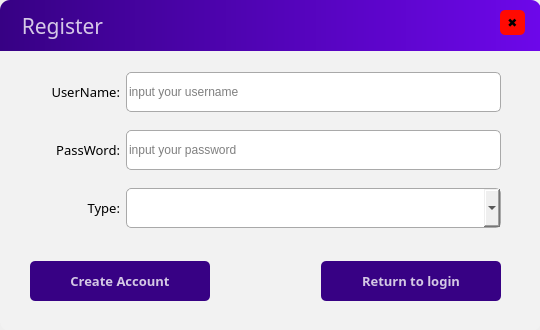
<?xml version="1.0" encoding="UTF-8"?>
<ui version="4.0">
 <class>Form</class>
 <widget class="QWidget" name="Form">
  <property name="geometry">
   <rect>
    <x>0</x>
    <y>0</y>
    <width>540</width>
    <height>330</height>
   </rect>
  </property>
  <property name="windowTitle">
   <string>Form</string>
  </property>
  <widget class="QFrame" name="frame">
   <property name="geometry">
    <rect>
     <x>0</x>
     <y>0</y>
     <width>541</width>
     <height>331</height>
    </rect>
   </property>
   <property name="styleSheet">
    <string notr="true">QFrame#frame{
	background-color: rgba(242,242,242,1.000);
	border-radius:10px;
}</string>
   </property>
   <property name="frameShape">
    <enum>QFrame::StyledPanel</enum>
   </property>
   <property name="frameShadow">
    <enum>QFrame::Raised</enum>
   </property>
   <widget class="QLabel" name="label">
    <property name="geometry">
     <rect>
      <x>0</x>
      <y>0</y>
      <width>541</width>
      <height>51</height>
     </rect>
    </property>
    <property name="font">
     <font>
      <family>Arial Black</family>
      <pointsize>16</pointsize>
      <weight>10</weight>
      <italic>false</italic>
      <bold>false</bold>
     </font>
    </property>
    <property name="styleSheet">
     <string notr="true">QLabel#label{
	font: 87 16pt &quot;Arial Black&quot;;
	background-color:qlineargradient(spread:pad, x1:0, y1:0, x2:1, y2:0, stop:0 rgb(55, 1, 132), stop:1 rgb(109, 7, 234));
	border-top-right-radius:10px;
	border-top-left-radius:10px;
	color:rgba(255,255,255,200);
}


</string>
    </property>
    <property name="text">
     <string>    Register</string>
    </property>
   </widget>
   <widget class="QPushButton" name="close_button">
    <property name="geometry">
     <rect>
      <x>500</x>
      <y>10</y>
      <width>25</width>
      <height>25</height>
     </rect>
    </property>
    <property name="minimumSize">
     <size>
      <width>25</width>
      <height>25</height>
     </size>
    </property>
    <property name="maximumSize">
     <size>
      <width>25</width>
      <height>25</height>
     </size>
    </property>
    <property name="styleSheet">
     <string notr="true">QPushButton#close_button{
	background-color:rgb(255, 10, 2);
	color::rgba(255,255,255,200);
	border-radius:5px;
}
QPushButton#close_button:hover{
	background-color:rgba(2,62,118,150);
	color:rgba(255,255,255,200);
	border-radius:5px;
}
QPushButton#close_button:pressed{
	padding-left:5px;
	padding-top:5px;
	background-color:rgba(2,62,118,100);
}
</string>
    </property>
    <property name="text">
     <string>✖</string>
    </property>
   </widget>
   <widget class="QWidget" name="layoutWidget">
    <property name="geometry">
     <rect>
      <x>20</x>
      <y>60</y>
      <width>481</width>
      <height>181</height>
     </rect>
    </property>
    <layout class="QHBoxLayout" name="horizontalLayout_3">
     <item>
      <layout class="QVBoxLayout" name="verticalLayout">
       <item>
        <widget class="QLabel" name="label_2">
         <property name="minimumSize">
          <size>
           <width>100</width>
           <height>40</height>
          </size>
         </property>
         <property name="maximumSize">
          <size>
           <width>100</width>
           <height>40</height>
          </size>
         </property>
         <property name="font">
          <font>
           <family>Bahnschrift SemiBold</family>
           <pointsize>10</pointsize>
           <weight>7</weight>
           <italic>false</italic>
           <bold>false</bold>
          </font>
         </property>
         <property name="styleSheet">
          <string notr="true">font: 63 10pt &quot;Bahnschrift SemiBold&quot;;</string>
         </property>
         <property name="text">
          <string>UserName:</string>
         </property>
         <property name="alignment">
          <set>Qt::AlignRight|Qt::AlignTrailing|Qt::AlignVCenter</set>
         </property>
        </widget>
       </item>
       <item>
        <widget class="QLabel" name="label_4">
         <property name="minimumSize">
          <size>
           <width>100</width>
           <height>40</height>
          </size>
         </property>
         <property name="maximumSize">
          <size>
           <width>100</width>
           <height>40</height>
          </size>
         </property>
         <property name="font">
          <font>
           <family>Bahnschrift SemiBold</family>
           <pointsize>10</pointsize>
           <weight>7</weight>
           <italic>false</italic>
           <bold>false</bold>
          </font>
         </property>
         <property name="styleSheet">
          <string notr="true">font: 63 10pt &quot;Bahnschrift SemiBold&quot;;</string>
         </property>
         <property name="text">
          <string>PassWord:</string>
         </property>
         <property name="alignment">
          <set>Qt::AlignRight|Qt::AlignTrailing|Qt::AlignVCenter</set>
         </property>
        </widget>
       </item>
       <item>
        <widget class="QLabel" name="label_5">
         <property name="minimumSize">
          <size>
           <width>100</width>
           <height>40</height>
          </size>
         </property>
         <property name="maximumSize">
          <size>
           <width>100</width>
           <height>40</height>
          </size>
         </property>
         <property name="font">
          <font>
           <family>Bahnschrift SemiBold</family>
           <pointsize>10</pointsize>
           <weight>7</weight>
           <italic>false</italic>
           <bold>false</bold>
          </font>
         </property>
         <property name="styleSheet">
          <string notr="true">font: 63 10pt &quot;Bahnschrift SemiBold&quot;;</string>
         </property>
         <property name="text">
          <string>Type:</string>
         </property>
         <property name="alignment">
          <set>Qt::AlignRight|Qt::AlignTrailing|Qt::AlignVCenter</set>
         </property>
        </widget>
       </item>
      </layout>
     </item>
     <item>
      <layout class="QVBoxLayout" name="verticalLayout_2">
       <item>
        <widget class="QLineEdit" name="lineEdit_name">
         <property name="minimumSize">
          <size>
           <width>100</width>
           <height>40</height>
          </size>
         </property>
         <property name="maximumSize">
          <size>
           <width>400</width>
           <height>40</height>
          </size>
         </property>
         <property name="styleSheet">
          <string notr="true">border-radius:5px;
border:1px solid rgba(169,169,169,1.000);</string>
         </property>
         <property name="text">
          <string/>
         </property>
         <property name="placeholderText">
          <string>input your username</string>
         </property>
        </widget>
       </item>
       <item>
        <layout class="QHBoxLayout" name="horizontalLayout">
         <item>
          <widget class="QLineEdit" name="lineEdit_password">
           <property name="minimumSize">
            <size>
             <width>100</width>
             <height>40</height>
            </size>
           </property>
           <property name="maximumSize">
            <size>
             <width>400</width>
             <height>40</height>
            </size>
           </property>
           <property name="styleSheet">
            <string notr="true">border-radius:5px;
border:1px solid rgba(169,169,169,1.000);</string>
           </property>
           <property name="echoMode">
            <enum>QLineEdit::Password</enum>
           </property>
           <property name="placeholderText">
            <string>input your password</string>
           </property>
          </widget>
         </item>
        </layout>
       </item>
       <item>
        <layout class="QHBoxLayout" name="horizontalLayout_2">
         <item>
          <widget class="QComboBox" name="comboBox">
           <property name="minimumSize">
            <size>
             <width>100</width>
             <height>40</height>
            </size>
           </property>
           <property name="maximumSize">
            <size>
             <width>400</width>
             <height>40</height>
            </size>
           </property>
           <property name="styleSheet">
            <string notr="true">border-radius:5px;
border:1px solid rgba(169,169,169,1.000);</string>
           </property>
          </widget>
         </item>
        </layout>
       </item>
      </layout>
     </item>
    </layout>
   </widget>
   <widget class="QWidget" name="layoutWidget">
    <property name="geometry">
     <rect>
      <x>30</x>
      <y>260</y>
      <width>471</width>
      <height>42</height>
     </rect>
    </property>
    <layout class="QHBoxLayout" name="horizontalLayout_4">
     <item>
      <widget class="QPushButton" name="register_btn">
       <property name="minimumSize">
        <size>
         <width>180</width>
         <height>40</height>
        </size>
       </property>
       <property name="maximumSize">
        <size>
         <width>180</width>
         <height>40</height>
        </size>
       </property>
       <property name="font">
        <font>
         <family>Arial Black</family>
         <pointsize>10</pointsize>
         <weight>75</weight>
         <bold>true</bold>
        </font>
       </property>
       <property name="styleSheet">
        <string notr="true">QPushButton#register_btn{
	background-color:rgb(55, 1, 132);
	color:rgba(255,255,255,200);
	border-radius:5px;
}
QPushButton#register_btn:hover{
	background-color:rgba(2,62,118,150);
	color:rgba(255,255,255,200);
	border-radius:5px;
}
QPushButton#register_btn:pressed{
	padding-left:5px;
	padding-top:5px;
	background-color:rgba(2,62,118,100);
}</string>
       </property>
       <property name="text">
        <string>Create Account</string>
       </property>
      </widget>
     </item>
     <item>
      <spacer name="horizontalSpacer">
       <property name="orientation">
        <enum>Qt::Horizontal</enum>
       </property>
       <property name="sizeHint" stdset="0">
        <size>
         <width>40</width>
         <height>20</height>
        </size>
       </property>
      </spacer>
     </item>
     <item>
      <widget class="QPushButton" name="exit_btn">
       <property name="minimumSize">
        <size>
         <width>180</width>
         <height>40</height>
        </size>
       </property>
       <property name="maximumSize">
        <size>
         <width>180</width>
         <height>40</height>
        </size>
       </property>
       <property name="font">
        <font>
         <family>Arial Black</family>
         <pointsize>10</pointsize>
         <weight>75</weight>
         <bold>true</bold>
        </font>
       </property>
       <property name="styleSheet">
        <string notr="true">QPushButton#exit_btn{
	background-color:rgb(55, 1, 132);
	color:rgba(255,255,255,200);
	border-radius:5px;
}
QPushButton#exit_btn:hover{
	background-color:rgba(2,62,118,150);
	color:rgba(255,255,255,200);
	border-radius:5px;
}
QPushButton#exit_btn:pressed{
	padding-left:5px;
	padding-top:5px;
	background-color:rgba(2,62,118,100);
}</string>
       </property>
       <property name="text">
        <string>Return to login</string>
       </property>
      </widget>
     </item>
    </layout>
   </widget>
  </widget>
 </widget>
 <resources/>
 <connections/>
</ui>
